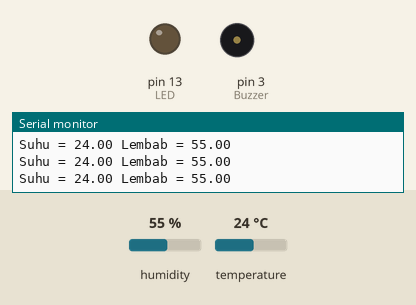
This sketch was run on a simulated Arduino Uno, built with avr-gcc and run on an emulated ATmega328P. Parts: output pins drawn as LEDs (lit = HIGH), buzzer (waves = sounding, pin HIGH), the last lines printed to the serial monitor. The inputs (shaded band) are chosen by the test bench; at power-on: temperature 24 °C, humidity 55 %.

Above: at 2.8 s.
2.9 s: temperature set to 29 °C
5.6 s: temperature set to 32 °C
At 6.8 s:
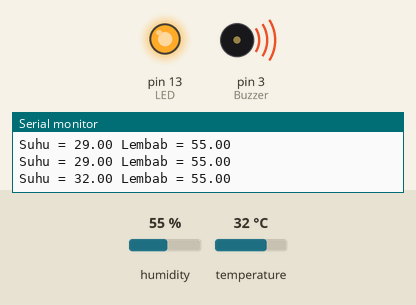
8.3 s: temperature set to 12 °C
At 10.4 s:
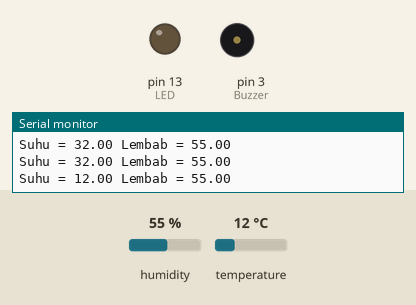
11.6 s: temperature set to 33 °C
At 12.9 s:
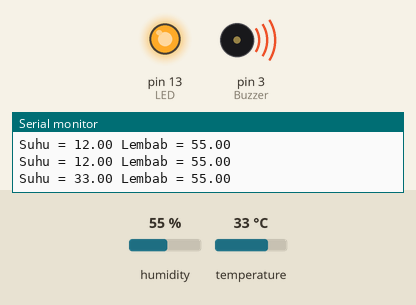
Timing chart, 0 to 14.6 s (numbered marks = the images above; inputs shaded):
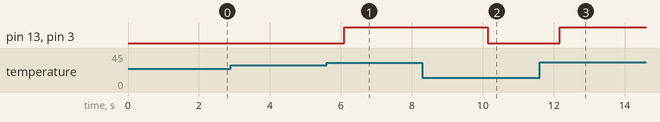

Measured:
- the behaviour switches between 30 and 31 °C on temperature (found by bisection; images 0 and 1)
- after the input at 5.6 s, pin 13 (LED), pin 3 (Buzzer): LOW → HIGH after 0.50 s
- after the input at 8.3 s, pin 13 (LED), pin 3 (Buzzer): HIGH → LOW after 1.8 s
- after the input at 11.6 s, pin 13 (LED), pin 3 (Buzzer): LOW → HIGH after 0.57 s

The sketch:

DHT11.ino
```cpp
#include "DHT.h"
#define DHTPIN 2
#define DHTTYPE DHT11
DHT dht(DHTPIN, DHTTYPE);

int LED = 13;
int Buzzer = 3;
void setup() {
  // put your setup code here, to run once:
  pinMode(LED, OUTPUT);
  pinMode(Buzzer, OUTPUT);
  Serial.begin(9600);
  dht.begin();
}

void loop() {
  // put your main code here, to run repeatedly:
  float suhu = dht.readTemperature();
  float lembab = dht.readHumidity();
  Serial.println("Suhu = "+String(suhu)+" Lembab = "+String(lembab));

  if(suhu > 30){
    digitalWrite(LED, 1);
    digitalWrite(Buzzer, 1);
  }else{
    digitalWrite(LED, 0);
    digitalWrite(Buzzer, 0);
  }
  delay(1000);
}
```
